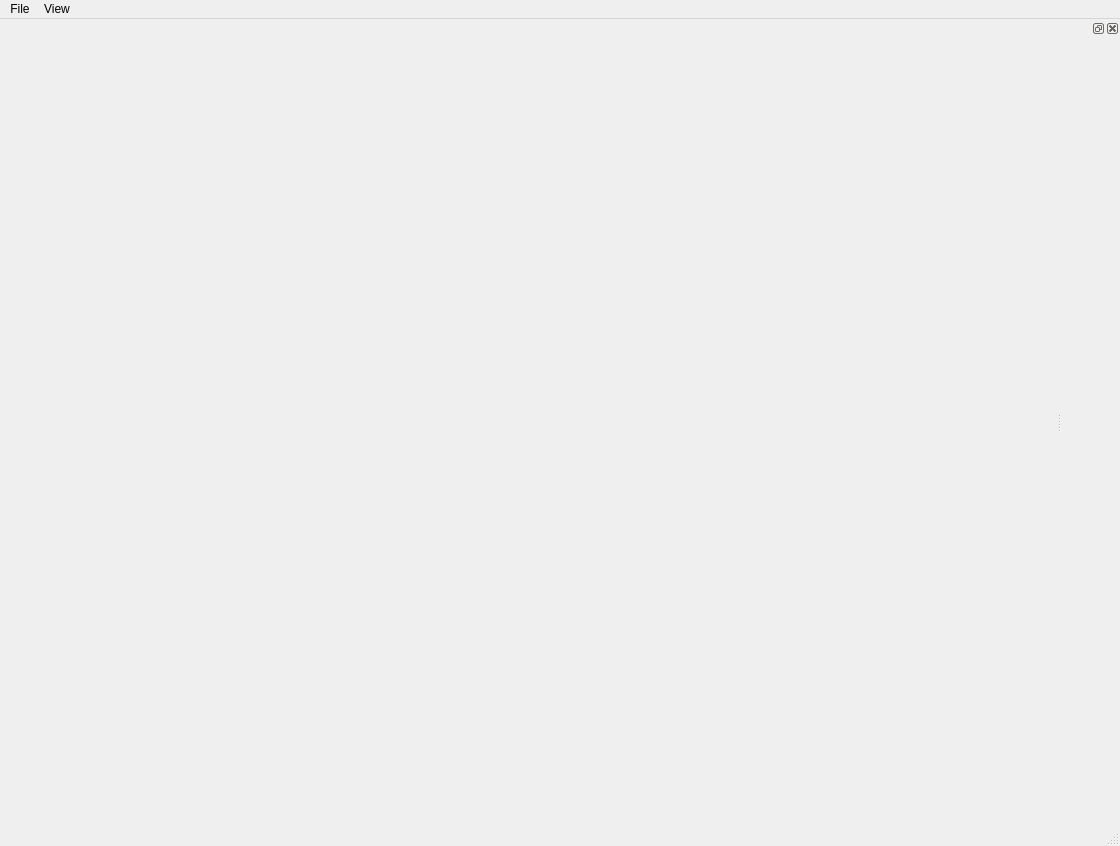
<?xml version="1.0" encoding="UTF-8"?>
<ui version="4.0">
 <class>MainWindow</class>
 <widget class="QMainWindow" name="MainWindow">
  <property name="geometry">
   <rect>
    <x>0</x>
    <y>0</y>
    <width>1120</width>
    <height>846</height>
   </rect>
  </property>
  <property name="windowTitle">
   <string>MainWindow</string>
  </property>
  <widget class="QWidget" name="centralwidget"/>
  <widget class="QMenuBar" name="menubar">
   <property name="geometry">
    <rect>
     <x>0</x>
     <y>0</y>
     <width>1120</width>
     <height>30</height>
    </rect>
   </property>
   <widget class="QMenu" name="menuFile">
    <property name="title">
     <string>File</string>
    </property>
    <addaction name="actionOpen"/>
    <addaction name="actionSave"/>
   </widget>
   <widget class="QMenu" name="menuView">
    <property name="title">
     <string>View</string>
    </property>
    <addaction name="actionDataset_Viewer"/>
    <addaction name="actionTraining_Process"/>
   </widget>
   <addaction name="menuFile"/>
   <addaction name="menuView"/>
  </widget>
  <widget class="QStatusBar" name="statusbar"/>
  <widget class="QDockWidget" name="datasetViewer">
   <attribute name="dockWidgetArea">
    <number>2</number>
   </attribute>
   <widget class="QWidget" name="dockWidgetContents_4"/>
  </widget>
  <action name="actionOpen">
   <property name="text">
    <string>Open</string>
   </property>
  </action>
  <action name="actionSave">
   <property name="text">
    <string>Save</string>
   </property>
  </action>
  <action name="actionDataset_Viewer">
   <property name="checkable">
    <bool>true</bool>
   </property>
   <property name="text">
    <string>Dataset Viewer</string>
   </property>
  </action>
  <action name="actionTraining_Process">
   <property name="checkable">
    <bool>true</bool>
   </property>
   <property name="text">
    <string>Training Process</string>
   </property>
  </action>
  <action name="actionSave_Model">
   <property name="text">
    <string>Save Model</string>
   </property>
  </action>
 </widget>
 <resources/>
 <connections/>
</ui>
